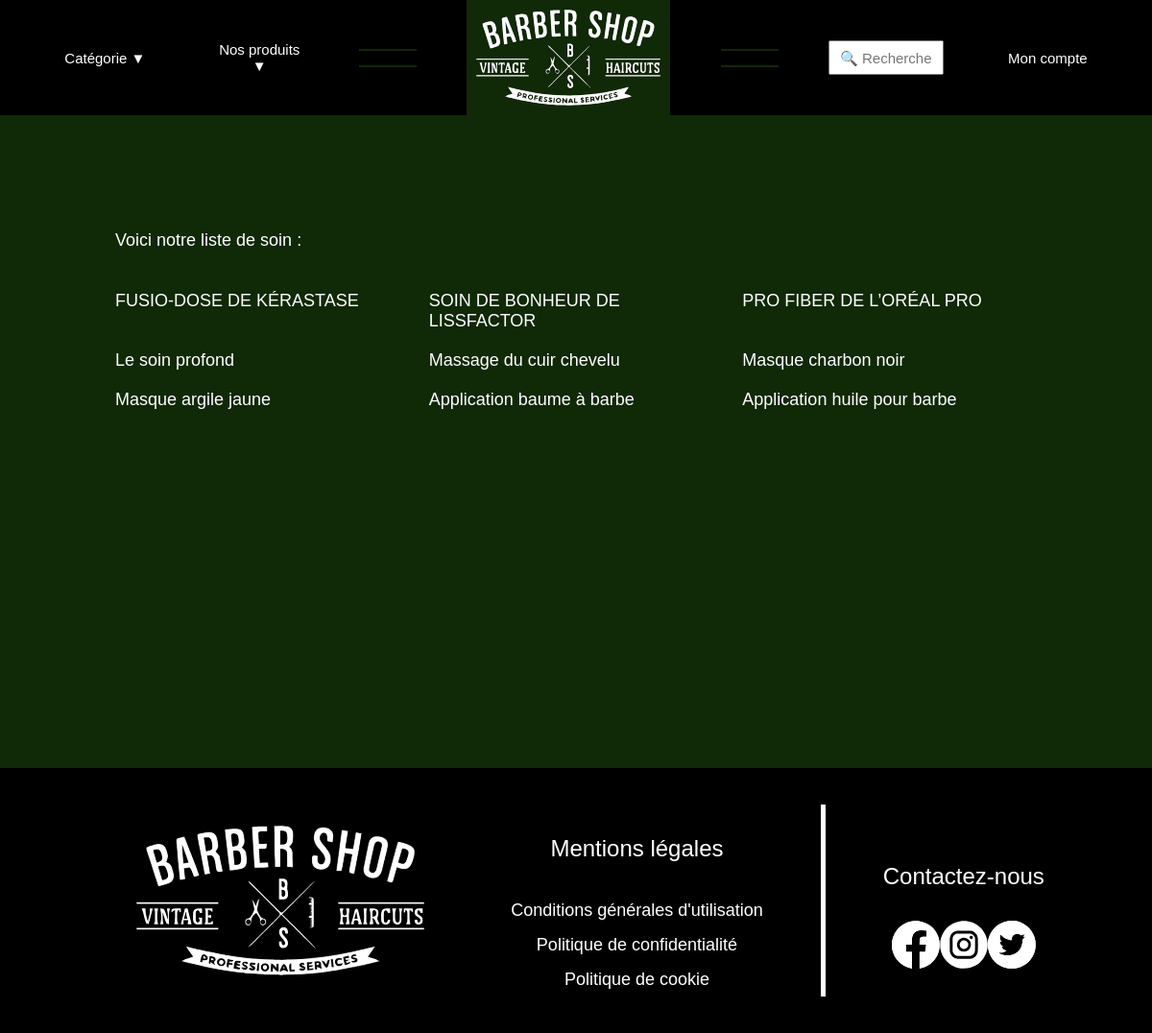
Page /recherche.php?categorie=soin on the committed database.
### tables this page shows
CREATE TABLE `articles` (
  `Id_article` int(10) UNSIGNED NOT NULL,
  `Nom` varchar(40) NOT NULL,
  `Description` text NOT NULL,
  `Photo` varchar(40) NOT NULL,
  `Id_categorie` int(11) NOT NULL,
  `Id` int(11) NOT NULL DEFAULT '0'
);

### recherche.php (the view, shortened to what this page needs)
<!DOCTYPE html>
<html lang="fr">
<head>
    <link rel="stylesheet" href="css/recherche.css" />
    <link rel="stylesheet" href="css/font.css"/>
</head>
<body>
    <?php include_once ('header.php');?>
    <main>
        <?php
        if (isset($_GET['recherche']))
        {
            echo '<p>Voici le résultat de votre recherche :</p><br><br>';
            try{
                $con=new PDO("mysql:host=localhost;dbname=barber;charset=utf8", "root", "root");
                $con->setAttribute(PDO::ATTR_ERRMODE, PDO::ERRMODE_EXCEPTION);
                echo '<div style=\'display:grid;grid-template-columns:repeat(3,1fr);gap :20px;\'>';
                $sql = $con->prepare('  SELECT Nom from articles
                                        WHERE Nom LIKE \'%'.$_GET['recherche'].'%\' OR Description LIKE \'%'.$_GET['recherche'].'%\' OR Photo LIKE \'%'.$_GET['recherche'].'%\'');
                $sql->execute();
                $articles = $sql->fetchAll(PDO::FETCH_ASSOC);
                foreach($articles as $article){
                    echo '<a onclick=\'recupererArticle(this);\' href=\'#!\'>'.$article['Nom'].'</a>';
                }
                echo '</div>';
            }
            catch(PDOException $e){
                echo "Erreur : ".$e->getMessage();
            }
        }else if(isset($_GET['categorie'])){
            echo '<p>Voici notre liste de '.$_GET['categorie'].' :</p><br><br>';
            try{
                $con=new PDO("mysql:host=localhost;dbname=barber;charset=utf8", "root", "root");
                $con->setAttribute(PDO::ATTR_ERRMODE, PDO::ERRMODE_EXCEPTION);
                echo '<div style=\'display:grid;grid-template-columns:repeat(3,1fr);gap :20px;\'>';
                $sql = $con->prepare('  SELECT a.Nom from articles as a, categories as c
                                        WHERE a.Id_categorie = c.Id_categorie AND c.Nom = \''.$_GET['categorie'].'\'');
                $sql->execute();
                $articles = $sql->fetchAll(PDO::FETCH_ASSOC);
                foreach($articles as $article){
                    echo '<a onclick=\'recupererArticle(this);\' href=\'#!\'>'.$article['Nom'].'</a>';
                }
                echo '</div>';
            }
            catch(PDOException $e){
                echo "Erreur : ".$e->getMessage();
            }
        }
        ?>
    </main>
    <?php include_once ('footer.php');?>
</body>
</html>

### css/recherche.css (style rules this page uses)
main { background-color: #102907; padding : 10%; font-size: 0.3rem; color : white; min-height: 85vh; }
main a { color:white; text-decoration: none; }

### rows in the picture
articles: Nom "FUSIO-DOSE DE KÉRASTASE"
articles: Nom "SOIN DE BONHEUR DE LISSFACTOR"
articles: Nom "PRO FIBER DE L’ORÉAL PRO"
articles: Nom "Le soin profond"
articles: Nom "Massage du cuir chevelu"
articles: Nom "Masque charbon noir"
articles: Nom "Masque argile jaune"
articles: Nom "Application baume à barbe"
articles: Nom "Application huile pour barbe"

### other values in the picture
$_GET['categorie'] "soin"
